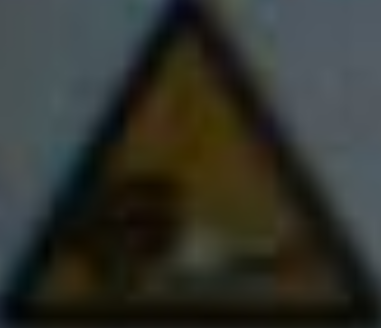
#> input picture opencv_tutorial/2001 (39).png, 381 x 328 px
$ python tutorial_py_kmeans_opencv.py
#> lines starting #> are read from the running program, lines starting #| are printed output that depends on the picture
import numpy as np
import cv2 as cv

img = cv.imread('2001 (39).png')
#> img is the input picture: shape (328, 381, 3); mean B, G, R 45.3, 51.8, 49.6
Z = img.reshape((-1, 3))
# convert to np.float32
Z = np.float32(Z)
# define criteria, number of clusters(K) and apply kmeans()
criteria = (cv.TERM_CRITERIA_EPS + cv.TERM_CRITERIA_MAX_ITER, 10, 1.0)
K = 3
ret, label, center = cv.kmeans(Z, K, None, criteria, 100, cv.KMEANS_RANDOM_CENTERS)
#> ret = 29617089.8; center = [[25.43, 45.18, 50.58], [12.99, 20.71, 21.8], [88.55, 84.13, 73.4]]
# Now convert back into uint8, and make original image
center = np.uint8(center)
#> center = [[25, 45, 50], [12, 20, 21], [88, 84, 73]]
res = center[label.flatten()]
res2 = res.reshape((img.shape))
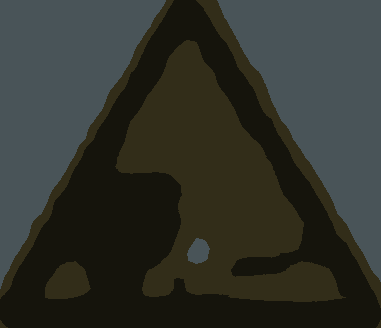
#> res2: shape (328, 381, 3); mean B, G, R 44.6, 51.5, 49
cv.imshow('res2', res2)
cv.waitKey(0)
cv.destroyAllWindows()


import numpy as np
import cv2 as cv
from matplotlib import pyplot as plt

x = np.random.randint(25,100,25)
y = np.random.randint(175,255,25)
z = np.hstack((x,y))
z = z.reshape((50,1))
z = np.float32(z)
plt.hist(z,256,[0,256]),plt.show()
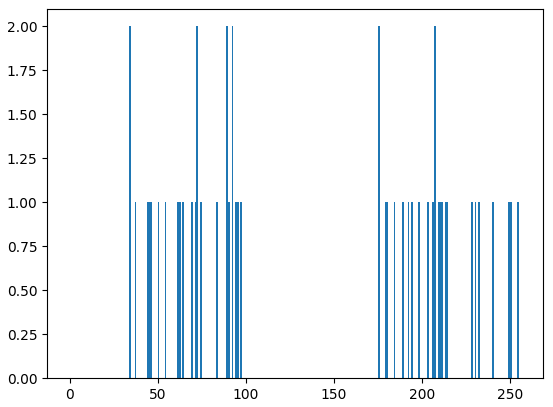
#> figure drawn by matplotlib, 1 panel

$ run again, with opencv_tutorial/2001 (2).png copied over opencv_tutorial/2001 (39).png
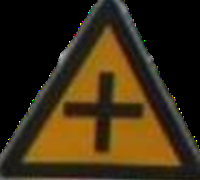
#> input picture opencv_tutorial/2001 (2).png, 200 x 180 px
#> img is the input picture: shape (180, 200, 3); mean B, G, R 18.9, 43.3, 58.4
#> `ret, label, center = cv.kmeans(Z, K, None, criteria, 100, cv.KMEANS_RA..`: ret = 31883144.5; center = [[49.3, 69.56, 79.48], [7.39, 11.43, 14.52], [27.46, 107.8, 158]]
#> `center = np.uint8(center)`: center = [[49, 69, 79], [7, 11, 14], [27, 107, 157]]
#> `res2 = res.reshape((img.shape))`:
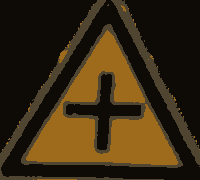
#> res2: shape (180, 200, 3); mean B, G, R 18.5, 42.7, 57.8
